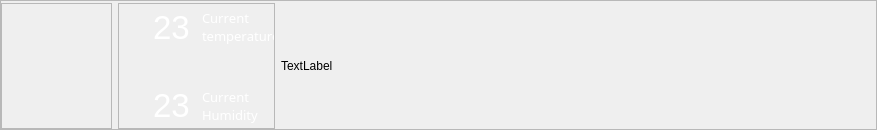
          <widget class="QFrame" name="map_down">
           <property name="enabled">
            <bool>true</bool>
           </property>
           <property name="sizePolicy">
            <sizepolicy hsizetype="Expanding" vsizetype="Expanding">
             <horstretch>7</horstretch>
             <verstretch>4</verstretch>
            </sizepolicy>
           </property>
           <property name="styleSheet">
            <string notr="true">#map_down{


	

	background-color: rgb(0, 0, 0);

	border: none;

}</string>
           </property>
           <property name="inputMethodHints">
            <set>Qt::ImhNone</set>
           </property>
           <property name="frameShape">
            <enum>QFrame::StyledPanel</enum>
           </property>
           <property name="frameShadow">
            <enum>QFrame::Raised</enum>
           </property>
           <layout class="QHBoxLayout" name="horizontalLayout_3">
            <property name="leftMargin">
             <number>0</number>
            </property>
            <property name="topMargin">
             <number>2</number>
            </property>
            <property name="rightMargin">
             <number>2</number>
            </property>
            <property name="bottomMargin">
             <number>0</number>
            </property>
            <item>
             <widget class="QFrame" name="frame_4">
              <property name="sizePolicy">
               <sizepolicy hsizetype="Expanding" vsizetype="Expanding">
                <horstretch>6</horstretch>
                <verstretch>6</verstretch>
               </sizepolicy>
              </property>
              <property name="minimumSize">
               <size>
                <width>111</width>
                <height>0</height>
               </size>
              </property>
              <property name="styleSheet">
               <string notr="true"/>
              </property>
              <property name="frameShape">
               <enum>QFrame::StyledPanel</enum>
              </property>
              <property name="frameShadow">
               <enum>QFrame::Raised</enum>
              </property>
              <layout class="QHBoxLayout" name="horizontalLayout_9">
               <property name="leftMargin">
                <number>0</number>
               </property>
              </layout>
             </widget>
            </item>
            <item>
             <widget class="QFrame" name="frame_6">
              <property name="sizePolicy">
               <sizepolicy hsizetype="Expanding" vsizetype="Expanding">
                <horstretch>6</horstretch>
                <verstretch>6</verstretch>
               </sizepolicy>
              </property>
              <property name="minimumSize">
               <size>
                <width>157</width>
                <height>126</height>
               </size>
              </property>
              <property name="maximumSize">
               <size>
                <width>150</width>
                <height>16777215</height>
               </size>
              </property>
              <property name="frameShape">
               <enum>QFrame::StyledPanel</enum>
              </property>
              <property name="frameShadow">
               <enum>QFrame::Raised</enum>
              </property>
              <layout class="QVBoxLayout" name="verticalLayout">
               <property name="leftMargin">
                <number>0</number>
               </property>
               <property name="topMargin">
                <number>0</number>
               </property>
               <property name="rightMargin">
                <number>0</number>
               </property>
               <property name="bottomMargin">
                <number>0</number>
               </property>
               <item>
                <widget class="QFrame" name="frame_8">
                 <property name="sizePolicy">
                  <sizepolicy hsizetype="Expanding" vsizetype="Expanding">
                   <horstretch>3</horstretch>
                   <verstretch>0</verstretch>
                  </sizepolicy>
                 </property>
                 <property name="minimumSize">
                  <size>
                   <width>0</width>
                   <height>42</height>
                  </size>
                 </property>
                 <property name="styleSheet">
                  <string notr="true">#frame_8{
	border:none;


}</string>
                 </property>
                 <property name="frameShape">
                  <enum>QFrame::StyledPanel</enum>
                 </property>
                 <property name="frameShadow">
                  <enum>QFrame::Raised</enum>
                 </property>
                 <layout class="QHBoxLayout" name="horizontalLayout_5">
                  <property name="leftMargin">
                   <number>0</number>
                  </property>
                  <property name="topMargin">
                   <number>0</number>
                  </property>
                  <property name="rightMargin">
                   <number>0</number>
                  </property>
                  <property name="bottomMargin">
                   <number>0</number>
                  </property>
                  <item>
                   <widget class="QLabel" name="temp_image_down">
                    <property name="sizePolicy">
                     <sizepolicy hsizetype="Expanding" vsizetype="Expanding">
                      <horstretch>7</horstretch>
                      <verstretch>7</verstretch>
                     </sizepolicy>
                    </property>
                    <property name="minimumSize">
                     <size>
                      <width>27</width>
                      <height>40</height>
                     </size>
                    </property>
                    <property name="styleSheet">
                     <string notr="true">#temp_image_down{
image: url(:/images/phptps/temp-02-02.svg);
}</string>
                    </property>
                    <property name="text">
                     <string/>
                    </property>
                   </widget>
                  </item>
                  <item>
                   <widget class="QLabel" name="temp_down">
                    <property name="sizePolicy">
                     <sizepolicy hsizetype="Expanding" vsizetype="Expanding">
                      <horstretch>7</horstretch>
                      <verstretch>7</verstretch>
                     </sizepolicy>
                    </property>
                    <property name="minimumSize">
                     <size>
                      <width>43</width>
                      <height>34</height>
                     </size>
                    </property>
                    <property name="font">
                     <font>
                      <pointsize>25</pointsize>
                      <weight>50</weight>
                      <bold>false</bold>
                     </font>
                    </property>
                    <property name="styleSheet">
                     <string notr="true">#temp_down{

	 color: white;
}</string>
                    </property>
                    <property name="text">
                     <string>23</string>
                    </property>
                    <property name="textFormat">
                     <enum>Qt::PlainText</enum>
                    </property>
                    <property name="wordWrap">
                     <bool>false</bool>
                    </property>
                    <property name="margin">
                     <number>0</number>
                    </property>
                    <property name="openExternalLinks">
                     <bool>false</bool>
                    </property>
                   </widget>
                  </item>
                  <item>
                   <widget class="QLabel" name="curent_temp_label">
                    <property name="sizePolicy">
                     <sizepolicy hsizetype="Expanding" vsizetype="Expanding">
                      <horstretch>7</horstretch>
                      <verstretch>7</verstretch>
                     </sizepolicy>
                    </property>
                    <property name="minimumSize">
                     <size>
                      <width>72</width>
                      <height>44</height>
                     </size>
                    </property>
                    <property name="font">
                     <font>
                      <family>Bahnschrift SemiLight SemiConde</family>
                      <pointsize>10</pointsize>
                      <weight>50</weight>
                      <italic>false</italic>
                      <bold>false</bold>
                      <underline>false</underline>
                      <strikeout>false</strikeout>
                      <kerning>false</kerning>
                     </font>
                    </property>
                    <property name="styleSheet">
                     <string notr="true">#curent_temp_label{

	
	color: white;
	
}</string>
                    </property>
                    <property name="text">
                     <string>Current 
temperature</string>
                    </property>
                   </widget>
                  </item>
                 </layout>
                </widget>
               </item>
               <item>
                <widget class="QFrame" name="temp_linne_down">
                 <property name="sizePolicy">
                  <sizepolicy hsizetype="Expanding" vsizetype="Fixed">
                   <horstretch>9</horstretch>
                   <verstretch>1</verstretch>
                  </sizepolicy>
                 </property>
                 <property name="minimumSize">
                  <size>
                   <width>0</width>
                   <height>0</height>
                  </size>
                 </property>
                 <property name="styleSheet">
                  <string notr="true">#temp_linne_down{
	
	
	border:none;
	
	
	
	
	
	
}</string>
                 </property>
                 <property name="frameShape">
                  <enum>QFrame::StyledPanel</enum>
                 </property>
                 <property name="frameShadow">
                  <enum>QFrame::Raised</enum>
                 </property>
                 <layout class="QVBoxLayout" name="verticalLayout_2">
                  <property name="spacing">
                   <number>6</number>
                  </property>
                  <property name="leftMargin">
                   <number>0</number>
                  </property>
                  <property name="topMargin">
                   <number>0</number>
                  </property>
                  <property name="rightMargin">
                   <number>0</number>
                  </property>
                  <property name="bottomMargin">
                   <number>0</number>
                  </property>
                  <item>
                   <widget class="QLabel" name="line_temp">
                    <property name="sizePolicy">
                     <sizepolicy hsizetype="Expanding" vsizetype="Expanding">
                      <horstretch>7</horstretch>
                      <verstretch>7</verstretch>
                     </sizepolicy>
                    </property>
                    <property name="minimumSize">
                     <size>
                      <width>148</width>
                      <height>21</height>
                     </size>
                    </property>
                    <property name="styleSheet">
                     <string notr="true">#line_temp{
	
	
	border:none;
	
	image: url(:/images/phptps/line kutah-02-02.svg);

}</string>
                    </property>
                    <property name="text">
                     <string/>
                    </property>
                    <property name="indent">
                     <number>-1</number>
                    </property>
                    <property name="textInteractionFlags">
                     <set>Qt::LinksAccessibleByMouse</set>
                    </property>
                   </widget>
                  </item>
                 </layout>
                </widget>
               </item>
               <item>
                <widget class="QFrame" name="frame_10">
                 <property name="minimumSize">
                  <size>
                   <width>0</width>
                   <height>42</height>
                  </size>
                 </property>
                 <property name="styleSheet">
                  <string notr="true">#frame_10{

	border:none;
	

}</string>
                 </property>
                 <property name="frameShape">
                  <enum>QFrame::StyledPanel</enum>
                 </property>
                 <property name="frameShadow">
                  <enum>QFrame::Raised</enum>
                 </property>
                 <layout class="QHBoxLayout" name="horizontalLayout_11">
                  <property name="leftMargin">
                   <number>0</number>
                  </property>
                  <property name="topMargin">
                   <number>0</number>
                  </property>
                  <property name="rightMargin">
                   <number>0</number>
                  </property>
                  <property name="bottomMargin">
                   <number>0</number>
                  </property>
                  <item>
                   <widget class="QLabel" name="temp_image_down_2">
                    <property name="sizePolicy">
                     <sizepolicy hsizetype="Expanding" vsizetype="Expanding">
                      <horstretch>7</horstretch>
                      <verstretch>7</verstretch>
                     </sizepolicy>
                    </property>
                    <property name="minimumSize">
                     <size>
                      <width>27</width>
                      <height>40</height>
                     </size>
                    </property>
                    <property name="styleSheet">
                     <string notr="true">#temp_image_down_2{

	image: url(:/images/phptps/humudity-02-02.svg);
	
}
</string>
                    </property>
                    <property name="text">
                     <string/>
                    </property>
                   </widget>
                  </item>
                  <item>
                   <widget class="QLabel" name="temp_down_2">
                    <property name="sizePolicy">
                     <sizepolicy hsizetype="Expanding" vsizetype="Expanding">
                      <horstretch>7</horstretch>
                      <verstretch>7</verstretch>
                     </sizepolicy>
                    </property>
                    <property name="minimumSize">
                     <size>
                      <width>43</width>
                      <height>34</height>
                     </size>
                    </property>
                    <property name="font">
                     <font>
                      <pointsize>25</pointsize>
                      <weight>50</weight>
                      <bold>false</bold>
                     </font>
                    </property>
                    <property name="styleSheet">
                     <string notr="true">#temp_down_2{

	 color: white;
}</string>
                    </property>
                    <property name="text">
                     <string>23</string>
                    </property>
                    <property name="textFormat">
                     <enum>Qt::PlainText</enum>
                    </property>
                    <property name="wordWrap">
                     <bool>false</bool>
                    </property>
                    <property name="margin">
                     <number>0</number>
                    </property>
                    <property name="openExternalLinks">
                     <bool>false</bool>
                    </property>
                   </widget>
                  </item>
                  <item>
                   <widget class="QLabel" name="curent_temp_label_2">
                    <property name="sizePolicy">
                     <sizepolicy hsizetype="Expanding" vsizetype="Expanding">
                      <horstretch>7</horstretch>
                      <verstretch>7</verstretch>
                     </sizepolicy>
                    </property>
                    <property name="minimumSize">
                     <size>
                      <width>72</width>
                      <height>44</height>
                     </size>
                    </property>
                    <property name="font">
                     <font>
                      <family>Bahnschrift SemiLight SemiConde</family>
                      <pointsize>10</pointsize>
                      <weight>50</weight>
                      <italic>false</italic>
                      <bold>false</bold>
                      <underline>false</underline>
                      <strikeout>false</strikeout>
                      <kerning>false</kerning>
                     </font>
                    </property>
                    <property name="tabletTracking">
                     <bool>false</bool>
                    </property>
                    <property name="focusPolicy">
                     <enum>Qt::NoFocus</enum>
                    </property>
                    <property name="styleSheet">
                     <string notr="true">#curent_temp_label_2{

	
	color: white;
	
}</string>
                    </property>
                    <property name="text">
                     <string>Current 
Humidity</string>
                    </property>
                   </widget>
                  </item>
                 </layout>
                </widget>
               </item>
              </layout>
             </widget>
            </item>
            <item>
             <widget class="QLabel" name="label">
              <property name="sizePolicy">
               <sizepolicy hsizetype="Expanding" vsizetype="Expanding">
                <horstretch>8</horstretch>
                <verstretch>6</verstretch>
               </sizepolicy>
              </property>
              <property name="minimumSize">
               <size>
                <width>105</width>
                <height>0</height>
               </size>
              </property>
              <property name="text">
               <string>TextLabel</string>
              </property>
             </widget>
            </item>
            <item>
             <widget class="QPushButton" name="smok_down">
              <property name="sizePolicy">
               <sizepolicy hsizetype="Expanding" vsizetype="Expanding">
                <horstretch>9</horstretch>
                <verstretch>9</verstretch>
               </sizepolicy>
              </property>
              <property name="minimumSize">
               <size>
                <width>150</width>
                <height>100</height>
               </size>
              </property>
              <property name="font">
               <font>
                <kerning>true</kerning>
               </font>
              </property>
              <property name="styleSheet">
               <string notr="true">#smok_down{
	
	image: url(:/images/phptps/smoke off-01.svg);
	background-repeat: none;

		

	border:none;
}</string>
              </property>
              <property name="text">
               <string notr="true"/>
              </property>
              <property name="autoDefault">
               <bool>false</bool>
              </property>
              <property name="default">
               <bool>false</bool>
              </property>
              <property name="flat">
               <bool>false</bool>
              </property>
             </widget>
            </item>
            <item>
             <widget class="QFrame" name="frame_7">
              <property name="sizePolicy">
               <sizepolicy hsizetype="Expanding" vsizetype="Expanding">
                <horstretch>6</horstretch>
                <verstretch>6</verstretch>
               </sizepolicy>
              </property>
              <property name="minimumSize">
               <size>
                <width>134</width>
                <height>0</height>
               </size>
              </property>
              <property name="maximumSize">
               <size>
                <width>136</width>
                <height>16777215</height>
               </size>
              </property>
              <property name="styleSheet">
               <string notr="true">#frame_7{
	border:none;

	

}</string>
              </property>
              <property name="frameShape">
               <enum>QFrame::StyledPanel</enum>
              </property>
              <property name="frameShadow">
               <enum>QFrame::Raised</enum>
              </property>
              <layout class="QHBoxLayout" name="horizontalLayout_4"/>
             </widget>
            </item>
            <item>
             <widget class="QPushButton" name="light_down">
              <property name="sizePolicy">
               <sizepolicy hsizetype="Expanding" vsizetype="Expanding">
                <horstretch>5</horstretch>
                <verstretch>5</verstretch>
               </sizepolicy>
              </property>
              <property name="minimumSize">
               <size>
                <width>88</width>
                <height>94</height>
               </size>
              </property>
              <property name="font">
               <font>
                <kerning>true</kerning>
               </font>
              </property>
              <property name="styleSheet">
               <string notr="true">#light_down{
	
	
	
	image: url(:/images/phptps/lamp-02-02.svg);
	background-repeat: none;
	
	margin-top:55%;
	border:none;
}</string>
              </property>
              <property name="text">
               <string notr="true"/>
              </property>
              <property name="autoDefault">
               <bool>false</bool>
              </property>
              <property name="default">
               <bool>false</bool>
              </property>
              <property name="flat">
               <bool>false</bool>
              </property>
             </widget>
            </item>
            <item alignment="Qt::AlignRight">
             <widget class="QPushButton" name="coler_right">
              <property name="sizePolicy">
               <sizepolicy hsizetype="Expanding" vsizetype="Expanding">
                <horstretch>9</horstretch>
                <verstretch>9</verstretch>
               </sizepolicy>
              </property>
              <property name="minimumSize">
               <size>
                <width>92</width>
                <height>68</height>
               </size>
              </property>
              <property name="styleSheet">
               <string notr="true">#coler_right{
	
	
	
	
	
	image: url(:/images/phptps/AC-Rait-07.svg);
	background-repeat: none;

	margin-top:55%;
	border:none;

}</string>
              </property>
              <property name="text">
               <string/>
              </property>
             </widget>
            </item>
           </layout>
          </widget>
